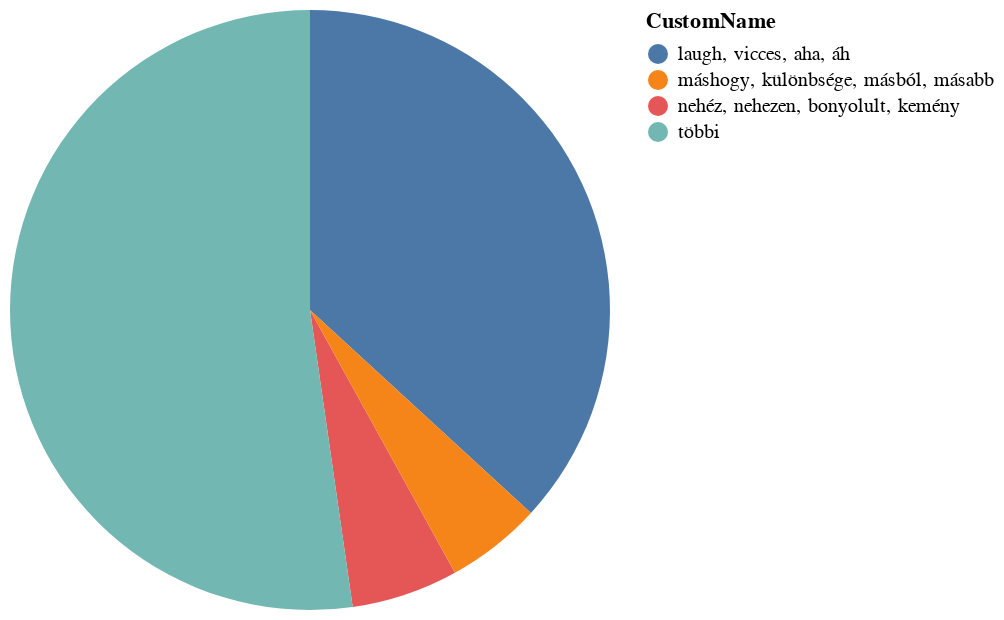

The notebook cell this image was saved under:
### Code cell
import altair as alt

alt.Chart(df0).mark_arc().encode(
    theta="prop",
    color="CustomName:N",
    tooltip=["CustomName","prop"]

)

### Figure 1 — Vega-Lite specification as saved in the notebook (floating-point values rounded to 4 significant figures)
{"config": {"view": {"continuousWidth": 300, "continuousHeight": 300}}, "data": {"name": "data-95c132bcae15aca9443f501a736e8fbd"}, "mark": {"type": "arc"}, "encoding": {"color": {"field": "CustomName", "type": "nominal"}, "theta": {"field": "prop", "type": "quantitative"}, "tooltip": [{"field": "CustomName", "type": "nominal"}, {"field": "prop", "type": "quantitative"}]}, "$schema": "https://vega.github.io/schema/vega-lite/v5.17.0.json", "datasets": {"data-95c132bcae15aca9443f501a736e8fbd": [{"topic": 0, "prop": 0.3682, "CustomName": "laugh, vicces, aha, áh"}, {"topic": 15, "prop": 0.05753, "CustomName": "nehéz, nehezen, bonyolult, kemény"}, {"topic": 37, "prop": 0.0515, "CustomName": "máshogy, különbsége, másból, másabb"}, {"topic": 99, "prop": 0.5227, "CustomName": "többi"}]}}
